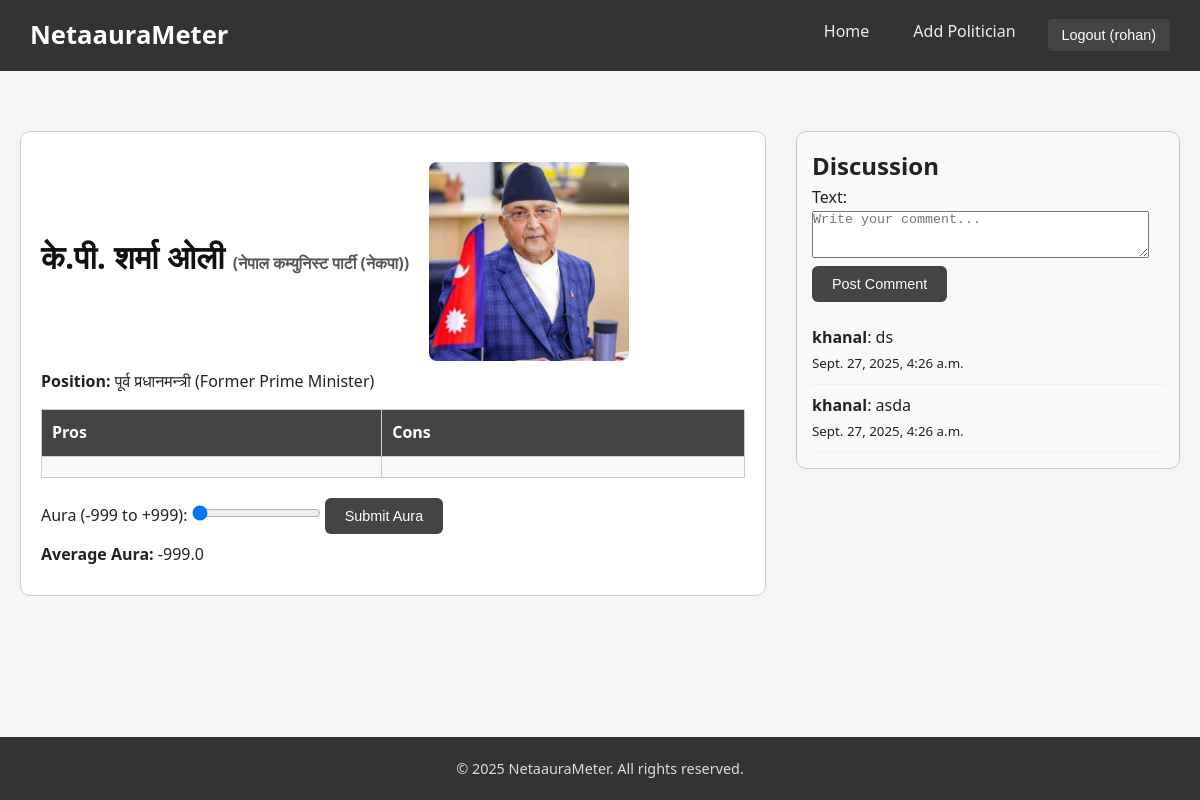
Screenshot of /politicians/1/ (signed in) with the database file from the repository.
### core/models.py (models this page shows, shortened)
class Politician(models.Model):
    name = models.CharField(max_length=255)
    party = models.CharField(max_length=255, blank=True, null=True)
    position = models.CharField(max_length=255, blank=True, null=True)
    biography = models.TextField(blank=True)
    social_links = models.JSONField(default=dict, blank=True,null=True)  # {"twitter": "..."}
    tags = models.CharField(max_length=255, blank=True)
    image = models.ImageField(upload_to="politicians/")
    average_aura = models.FloatField(default=0.0)
    is_approved = models.BooleanField(default=False)
    created_by = models.ForeignKey(User, on_delete=models.SET_NULL, null=True)
    created_at = models.DateTimeField(auto_now_add=True)

class Comment(models.Model):
    politician = models.ForeignKey(Politician, on_delete=models.CASCADE, related_name="comments")
    user = models.ForeignKey(settings.AUTH_USER_MODEL, on_delete=models.CASCADE)
    text = models.TextField()
    created_at = models.DateTimeField(auto_now_add=True)

### core/views.py (the view, shortened to what this page needs)
# urls.py: path("politicians/<int:pk>/", views.politician_detail, name="politician_detail"),
def politician_detail(request, pk):
    politician = get_object_or_404(Politician, pk=pk, is_approved=True)
    ratings = politician.rating_set.all()
    avg = ratings.aggregate(Avg('aura_score'))['aura_score__avg']
    politician.average_aura = round(avg, 1) if avg is not None else 0
    comments = politician.comments.all().order_by("-created_at")
    comment_form = CommentForm()
    rating_form = RatingForm()
    return render(request, "core/politician_detail.html", {
        "politician": politician,
        "ratings": ratings,
        "comments": comments,
        "comment_form": comment_form,
        "rating_form": rating_form,
    })

### core/forms.py
class CommentForm(forms.ModelForm):
    class Meta:
        model = Comment
        fields = ["text"]
        widgets = {
            "text": forms.Textarea(attrs={"rows": 3, "placeholder": "Write your comment..."})
        }

class RatingForm(forms.ModelForm):
    class Meta:
        model = Rating
        fields = ['aura_score']
        widgets = {
            'aura_score': forms.NumberInput(attrs={'type': 'range', 'min': -999, 'max': 999})
        }

### core/templates/core/politician_detail.html (shortened to what this page needs)
{% extends 'base.html' %}
{% load static %}
{% block content %}
<div class="politician-detail-wrapper">
    <div class="politician-details">
        <div class="politician-header">
            <h1>{{ politician.name }} <span>({{ politician.party }})</span></h1>
            <img src="{{ politician.image.url }}" alt="{{ politician.name }}">
        </div>
        <div class="politician-info">
            <p><strong>Position:</strong> {{ politician.position }}</p>
           <div class="pros-cons">
    <table class="pros-cons-table">
        <thead>
            <tr>
                <th>Pros</th>
                <th>Cons</th>
            </tr>
        </thead>
        <tbody>
            <tr>
                <td>{{ politician.pros|linebreaksbr }}</td>
                <td>{{ politician.cons|linebreaksbr }}</td>
            </tr>
        </tbody>
    </table>
</div>
            <div class="aura-slider">
                <form method="post" action="{% url 'rate_politician' politician.pk %}">
                    <label for="aura_score">Aura (-999 to +999):</label>
                    <input type="range" id="aura_score" name="aura_score" min="-999" max="999" value="{{ politician.average_aura|default:0 }}">
                    <button type="submit" class="btn-submit">Submit Aura</button>
                </form>
                <p><strong>Average Aura:</strong> {{ politician.average_aura|floatformat:1 }}</p>
            </div>
        </div>
    </div>
    <div class="discussion-section">
        <h2>Discussion</h2>
        <form method="post" action="">
            {{ comment_form.as_p }}
            <button type="submit" name="comment_submit" class="btn-submit">Post Comment</button>
        </form>
        <div class="discussion-messages">
            {% for comment in comments %}
                <div class="discussion-item">
                    <p><strong>{{ comment.user.username }}</strong>: {{ comment.text }}</p>
                    <small>{{ comment.created_at }}</small>
                </div>
            {% empty %}
                <p>No discussions yet. Start one!</p>
            {% endfor %}
        </div>
    </div>
</div>
{% endblock %}

### templates/base.html (shortened to what this page needs)
<!DOCTYPE html>
<html lang="en">
<head>
    {% load static %}
    <link rel="stylesheet" href="{% static 'css/style.css' %}">
</head>
<body>
    <header>
        <nav class="navbar">
            <div class="logo">
                <a href="{% url 'politician_list' %}">NetaauraMeter</a>
            </div>
            <ul class="nav-links">
                <li><a href="{% url 'politician_list' %}">Home</a></li>
                <li><a href="{% url 'add_politician' %}">Add Politician</a></li>
                {% if user.is_authenticated %}
                    <li>
                        <form method="post" action="{% url 'logout' %}" style="display:inline;">
                            <button type="submit" class="btn-logout">
                                Logout ({{ user.username }})
                            </button>
                        </form>
                    </li>
                {% else %}
                    <li><a href="{% url 'login' %}" class="btn-login">Login</a></li>
                    <li><a href="{% url 'register' %}">Register</a></li>
                {% endif %}
            </ul>
        </nav>
    </header>
    <main>
        {% block content %}{% endblock %}
    </main>
    <footer>
        <p>&copy; 2025 NetaauraMeter. All rights reserved.</p>
    </footer>
</body>
</html>

### static/css/style.css (style rules this page uses)
:root { --primary-color: #333; --secondary-color: #444; --accent-color: #28a745; --danger-color: #dc3545; --warning-color: #ffc107; --bg-color: #f5f5f5; --text-color: #222; --text-muted: #555; --card-shadow: rgba(0,0,0,0.1); --card-shadow-hover: rgba(0,0,0,0.2); }
* { margin: 0; padding: 0; box-sizing: border-box; }
html, body { height: 100%; display: flex; flex-direction: column; }
body { font-family: 'Segoe UI', Tahoma, Geneva, Verdana, sans-serif; background-color: var(--bg-color); color: var(--text-color); line-height: 1.6; }
main { flex: 1; display: flex; flex-direction: column; padding: 40px 20px; }
header { background-color: var(--primary-color); padding: 15px 30px; }
.navbar { display: flex; justify-content: space-between; align-items: center; }
.logo a { color: #fff; font-size: 1.6rem; font-weight: bold; text-decoration: none; }
.nav-links { list-style: none; display: flex; gap: 20px; }
.nav-links li a { color: #eee; text-decoration: none; padding: 8px 12px; border-radius: 4px; transition: background 0.3s; }
.btn-login, .btn-logout, .btn-submit, .btn-approve, .btn-warning, .btn-danger { padding: 8px 14px; border: none; border-radius: 4px; cursor: pointer; text-decoration: none; transition: background 0.3s; display: inline-block; font-size: 0.9rem; }
.btn-login, .btn-logout, .btn-submit { background-color: var(--secondary-color); color: #fff; }
footer { margin-top: auto; text-align: center; padding: 20px; background-color: var(--primary-color); color: #ddd; font-size: 0.9rem; }
.politician-header { display: flex; align-items: center; gap: 20px; flex-wrap: wrap; }
.politician-header h1 { font-size: 2rem; color: #111; }
.politician-header span { font-size: 1rem; color: var(--text-muted); }
.politician-header img { max-width: 200px; border-radius: 6px; object-fit: cover; }
.politician-info p { margin: 8px 0; }
.btn-submit { background-color: var(--secondary-color); color: #fff; padding: 10px 20px; border-radius: 6px; border: none; cursor: pointer; transition: background 0.3s; }
.politician-detail-wrapper { display: flex; justify-content: space-between; align-items: flex-start; gap: 30px; margin-top: 20px; }
.discussion-section { flex: 1; border: 1px solid #ccc; border-radius: 10px; padding: 15px; background: #f9f9f9; max-height: 80vh; overflow-y: auto; }
.discussion-messages { margin-top: 15px; }
.discussion-item { border-bottom: 1px solid #eee; padding: 8px 0; }
.politician-details { flex: 2; border: 1px solid #ccc; border-radius: 10px; padding: 20px; background: #fff; }
.politician-header img { max-width: 200px; border-radius: 8px; margin-top: 10px; }
.pros-cons-table { width: 100%; border-collapse: collapse; margin: 15px 0; }
.pros-cons-table th, .pros-cons-table td { border: 1px solid #ccc; padding: 10px; text-align: left; vertical-align: top; }
.pros-cons-table th { background-color: var(--secondary-color); color: #fff; }
.pros-cons-table td { background-color: #f9f9f9; }
.aura-slider { margin-top: 20px; }

### rows the page displays
Politician: name "के.पी. शर्मा ओली", party "नेपाल कम्युनिस्ट पार्टी (नेकपा)", image (picture), position "पूर्व प्रधानमन्त्री (Former Prime Minister)", aura_score "-999", average_aura "-999.0"
Comment: user.username "khanal", text "ds", created_at "Sept. 27, 2025, 4:26 a.m."
Comment: user.username "khanal", text "asda", created_at "Sept. 27, 2025, 4:26 a.m."

### other values shown
{{ user.username }} "rohan"
